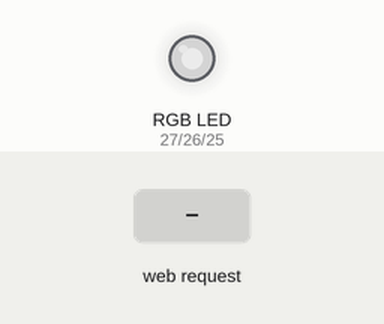
Recording of a sketch running on a simulated ESP32. On the bench: an RGB LED mixed from three pins (HIGH = lit). The inputs (shaded band) are chosen by the test bench. Dim RGB values are drawn brighter than linear; WiFi joins after 1.5 s; servers stay silent unless stated; random numbers use the default seed unless the sketch sets one; what the sketch prints to the serial monitor is not drawn.

Above: at 3.7 s.
3.8 s: HTTP request GET /set?key=1 received
At 5.0 s:
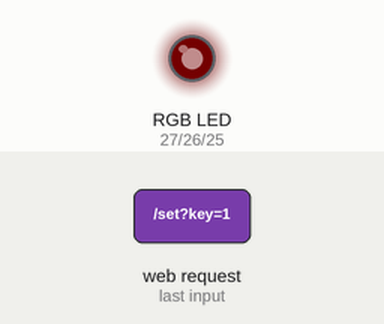
5.3 s: HTTP request GET /set?key2=1 received
At 6.3 s:
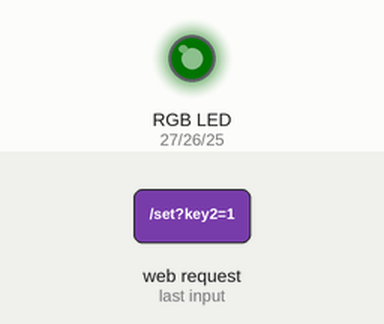
6.8 s: HTTP request GET /set?key3=1 received
At 7.5 s:
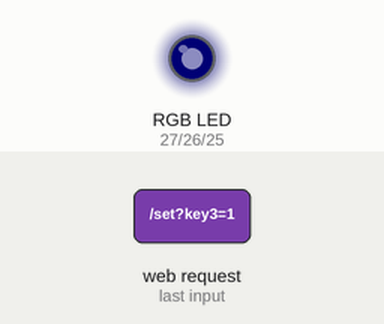
8.3 s: HTTP request GET /set?key=1&key2=1&key3=1 received
At 8.6 s:
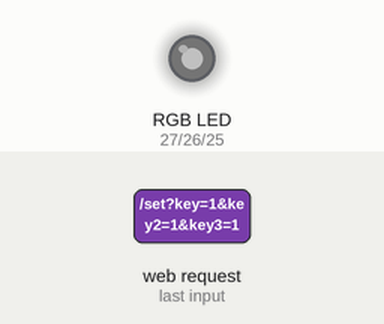
Timing chart, 0 to 10.8 s (numbered marks = the images above; inputs shaded):
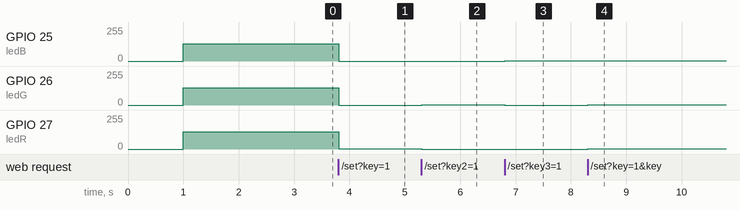

The sketch:

SendGetData_WS.ino
```cpp
#include <WiFi.h>
#include <ESPAsyncWebServer.h>

#include "index.h"

const byte ledR = 27;
const byte ledG = 26;
const byte ledB = 25;

AsyncWebServer server(80);

const char* ssid     = ""; //El nombre de tu red WIFI
const char* password = ""; //La contraseña de tu red WIFI

int contconexion = 0;

void notFound(AsyncWebServerRequest *request) {
  request->send(404, "text/plain", "Error 404: Page not found");
}

void setup(void){
  delay(1000);
  Serial.begin(115200);

  ledcAttachPin(ledR,0);
  ledcAttachPin(ledG,1);
  ledcAttachPin(ledB,2);

  ledcSetup(0,5000,8);
  ledcSetup(1,5000,8);
  ledcSetup(2,5000,8);

  ledcWrite(0,128); //R
  ledcWrite(1,128); //G
  ledcWrite(2,128); //B

  WiFi.begin(ssid, password);

  while (WiFi.status() != WL_CONNECTED and contconexion <50) {
    ++contconexion;
    delay(500);
    Serial.print(".");
  }
  if (contconexion <50) {
      //para usar con ip fija
      //IPAddress ip(192,168,1,180);
      //IPAddress gateway(192,168,1,1);
      //IPAddress subnet(255,255,255,0);
      //WiFi.config(ip, gateway, subnet);

      Serial.println("");
      Serial.println("WiFi conectado");
      Serial.println(WiFi.localIP()); //probar 192.168.4.1
  }
  else {
      Serial.println("");
      Serial.println("Error de conexion");
  }

  //-------Pagina principal---------------
  server.on("/", HTTP_GET, [](AsyncWebServerRequest *request){
    request->send_P(200, "text/html", MAIN_page);
  });

  //------------Resepcion de datos del cliente----------------
  server.on("/set", HTTP_GET, [] (AsyncWebServerRequest *request) {

    String valR = request->arg("key");
    String valG = request->arg("key2");
    String valB = request->arg("key3");

    ledcWrite(0,valR.toInt());
    ledcWrite(1,valG.toInt());
    ledcWrite(2,valB.toInt());

    Serial.println("R:"+valR+", G: "+valG+", B:"+valB);
  });

  //------------Envío de datos al cliente----------------
  server.on("/readSensors", HTTP_GET, [](AsyncWebServerRequest *request){
  /* Sensor | max Value
   * h        -50 a 50 (hall sensor)
   * T0       90
   * T3       84
   * T4       93
   * T5       101
   * T6       102
   * T7       106
   * T8       111
   * T9       113
   */
   int h = hallRead();
   int to0 = touchRead(T0);
   int to3 = touchRead(T3);
   /*
   int to4 = touchRead(T4);
   int to5 = touchRead(T5);
   int to6 = touchRead(T6);
   int to7 = touchRead(T7);
   int to8 = touchRead(T8);
   int to9 = touchRead(T9);
*/

   int to4 = 23;
   int to5 = 24;
   int to6 = 34;
   int to7 = 45;
   int to8 = 56;
   int to9= 56;

   String potes_Json = "{\"h\":\"" + String(h) + "\", \"to0\":\""+ String(to0)+"\", \"to3\":\""+ String(to3) +"\", \"to4\":\"" + String(to4) +"\", \"to5\":\"" + String(to5)+"\", \"to6\":\""+String(to6)+"\", \"to7\":\""+String(to7)+"\", \"to8\":\""+String(to8)+"\", \"to9\":\""+String(to9)+"\"}";

   request->send(200, "application/json", potes_Json);

  });
  //-------------fin----------------------------------
  server.onNotFound(notFound); //pagina que no anda
  server.begin();//se inicia el server
}

void loop(void){
}
```

Source omitted: index.h (253869 bytes)

Measured:
- after the input at 3.8 s, GPIO 25 (ledB), GPIO 26 (ledG): 128/255 → 0/255 at once; GPIO 27 (ledR): 128/255 → 1/255 at once
- after the input at 5.3 s, GPIO 26 (ledG): 0/255 → 1/255 at once; GPIO 27 (ledR): 1/255 → 0/255 at once
- after the input at 6.8 s, GPIO 25 (ledB): 0/255 → 1/255 at once; GPIO 26 (ledG): 1/255 → 0/255 at once
- after the input at 8.3 s, GPIO 26 (ledG), GPIO 27 (ledR): 0/255 → 1/255 at once
